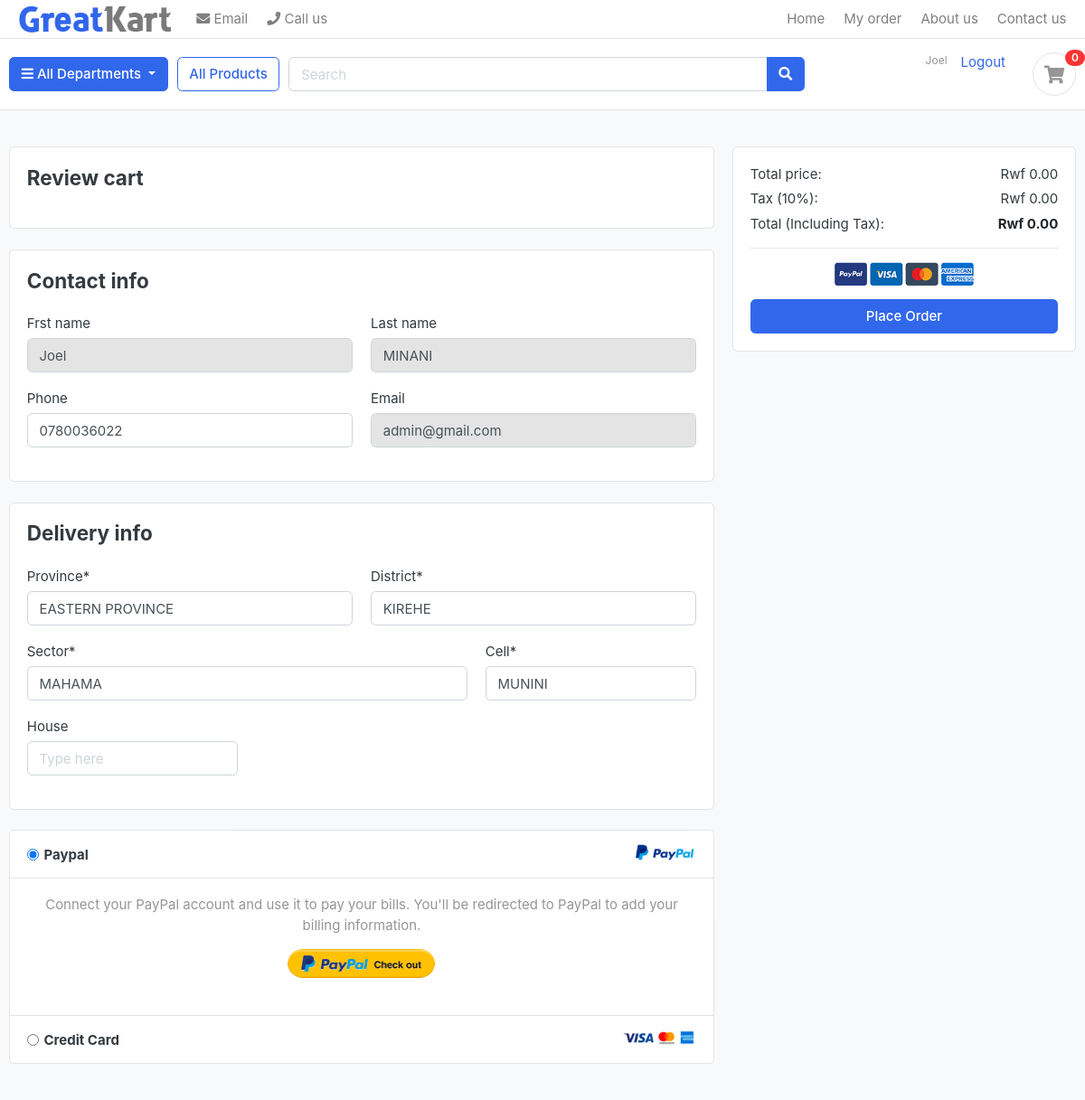
The page /place-order.php (signed in) on the database its author committed.
### tables this page shows
CREATE TABLE `users` (
  `id` int(11) NOT NULL,
  `firstname` varchar(255) NOT NULL,
  `lastname` varchar(255) NOT NULL,
  `email` varchar(255) NOT NULL,
  `gender` enum('Male','Female') NOT NULL,
  `province` varchar(255) NOT NULL,
  `district` varchar(255) NOT NULL,
  `sector` varchar(255) NOT NULL,
  `cell` varchar(255) NOT NULL,
  `phone` varchar(20) NOT NULL,
  `role` varchar(50) NOT NULL DEFAULT 'user',
  `password_hash` varchar(255) NOT NULL
);

### place-order.php (the view, shortened to what this page needs)
<?php
include 'components/user_header.php';
$user_id = $_SESSION['user_id'];
$user_query = $conn->prepare("SELECT * FROM users WHERE id = ?");
$user_query->bind_param("i", $user_id);
$user_query->execute();
$user_result = $user_query->get_result();
$user_data = $user_result->fetch_assoc();
$total_price = 0;
$tax_rate = 0.1;
$tax_amount = $total_price * $tax_rate;
?>
<section class="section-content padding-y bg">
<div class="container">
<div class="row">
		<main class="col-md-8">
<article class="card mb-4">
<div class="card-body">
    <h4 class="card-title mb-4">Review cart</h4>
</div>
</article>
<article class="card mb-4">
<div class="card-body">
	<h4 class="card-title mb-4">Contact info</h4>
	<form action="">
		<div class="row">
			<div class="form-group col-sm-6">
				<label>Frst name</label>
				<input type="text"  class="form-control" value="<?php echo htmlspecialchars($user_data['firstname']); ?>" readonly>
			</div>
			<div class="form-group col-sm-6">
				<label>Last name</label>
				<input type="text" value="<?php echo htmlspecialchars($user_data['lastname']); ?>" readonly class="form-control">
			</div>
			<div class="form-group col-sm-6">
				<label>Phone</label>
				<input type="text"  value="<?php echo htmlspecialchars($user_data['phone']); ?>" class="form-control">
			</div>
			<div class="form-group col-sm-6">
				<label>Email</label>
				<input type="email" value="<?php echo htmlspecialchars($user_data['email']); ?>" readonly class="form-control">
			</div>
		</div>
	</form>
</div>
</article>
<article class="card mb-4">
<div class="card-body">
	<h4 class="card-title mb-4">Delivery info</h4>
	<form action="">
		<div class="row">
				<div class="form-group col-sm-6">
					<label>Province*</label>
					<input type="text" value="<?php echo htmlspecialchars($user_data['province']); ?>" class="form-control">
				</div>
				<div class="form-group col-sm-6">
					<label>District*</label>
					<input type="text" value="<?php echo htmlspecialchars($user_data['district']); ?>" class="form-control">
				</div>
				<div class="form-group col-sm-8">
					<label>Sector*</label>
					<input type="text" value="<?php echo htmlspecialchars($user_data['sector']); ?>" class="form-control">
				</div>
				<div class="form-group col-sm-4">
					<label>Cell*</label>
					<input type="text" value="<?php echo htmlspecialchars($user_data['cell']); ?>" class="form-control">
				</div>
				<div class="form-group col-sm-4">
					<label>House</label>
					<input type="text" placeholder="Type here" class="form-control">
				</div>
		</div>
	</form>
</div>
</article>
<article class="accordion" id="accordion_pay">
	<div class="card">
		<header class="card-header">
			<img src="./images/misc/payment-paypal.png" class="float-right" height="24">
			<label class="form-check collapsed" data-toggle="collapse" data-target="#pay_paynet">
				<input class="form-check-input" name="payment-option" checked type="radio" value="option2">
				<h6 class="form-check-label">
					Paypal
				</h6>
			</label>
		</header>
		<div id="pay_paynet" class="collapse show" data-parent="#accordion_pay">
		<div class="card-body">
			<p class="text-center text-muted">Connect your PayPal account and use it to pay your bills. You'll be redirected to PayPal to add your billing information.</p>
			<p class="text-center">
				<a href="#"><img src="./images/misc/btn-paypal.png" height="32"></a>
				<br><br>
			</p>
		</div>
		</div>
	</div>
	<div class="card">
	<header class="card-header">
		<img src="./images/misc/payment-card.png" class="float-right" height="24">
		<label class="form-check" data-toggle="collapse" data-target="#pay_payme">
			<input class="form-check-input" name="payment-option" type="radio" value="option2">
			<h6 class="form-check-label"> Credit Card  </h6>
		</label>
	</header>
	</div>
</article>
		</main>
		<aside class="col-md-4">
        <div class="card">
            <div class="card-body">
                <dl class="dlist-align">
                    <dt>Total price:</dt>
                    <dd class="text-right">Rwf <?php echo number_format($total_price, 2); ?></dd>
                </dl>
                <dl class="dlist-align">
                    <dt>Tax (10%):</dt>
                    <dd class="text-right">Rwf <?php echo number_format($tax_amount, 2); ?></dd>
                </dl>
                <dl class="dlist-align">
                    <dt>Total (Including Tax):</dt>
                    <dd class="text-right text-dark b"><strong>Rwf <?php echo number_format($total_price + $tax_amount, 2); ?></strong></dd>
                </dl>
                <hr>
                <p class="text-center mb-3">
                    <img src="./images/misc/payments.png" height="26">
                </p>
                <a href="./place-order.html" class="btn btn-primary btn-block">Place Order</a>
            </div>
        </div>
    </aside>
	</div>
</div>
</section>
</body>
</html>

### components/user_header.php (shortened to what this page needs)
<?php
$is_logged_in = isset($_SESSION['user_id']);
$cart_count = isset($_SESSION['cart']) ? count($_SESSION['cart']) : 0;
?>
<!DOCTYPE HTML>
<html lang="en">
<head>
<link href="css/bootstrap.css" rel="stylesheet" type="text/css"/>
<link href="fonts/fontawesome
/css/all.min.css" type="text/css" rel="stylesheet">
<link href="css/ui.css" rel="stylesheet" type="text/css"/>
<link href="css/responsive.css" rel="stylesheet" media="only screen and (max-width: 1200px)" />
</head>
<body>
<header class="section-header">
<nav class="navbar p-md-0 navbar-expand-sm navbar-light border-bottom">
<div class="container">
  <div class="collapse navbar-collapse" id="navbarTop4">
    <div class="col-lg-2 col-md-3 col-6">
        <a href="./" class="brand-wrap">
            <img class="logo" src="./images/logo.png">
        </a>
    </div>
    <ul class="navbar-nav mr-auto">
        <li><a href="#" class="nav-link"> <i class="fa fa-envelope"></i> Email </a></li>
        <li><a href="#" class="nav-link"> <i class="fa fa-phone"></i> Call us </a></li>
    </ul>
    <ul class="navbar-nav">
        <li><a href="index.php" class="nav-link"> Home  </a></li>
        <?php if ($is_logged_in): ?>
            <li><a href="orders.php" class="nav-link"> My order</a></li>
        <?php endif; ?>
        <li><a href="about.php" class="nav-link"> About us </a></li>
        <li><a href="contact.php" class="nav-link"> Contact us</a></li>
    </ul>
  </div>
</div>
</nav>
<section class="header-main border-bottom">
    <div class="container">
        <div class="row align-items-center">
            <div class="col-lg col-sm col-md col-6 flex-grow-0">
                <div class="category-wrap dropdown d-inline-block float-right">
                    <button type="button" class="btn btn-primary dropdown-toggle" data-toggle="dropdown">
                        <i class="fa fa-bars"></i> All Departments
                    </button>
                </div>
            </div>
            <a href="products.php" class="btn btn-outline-primary">All Products</a>
            <div class="col-lg col-md-6 col-sm-12 col">
                <form action="#" class="search">
                    <div class="input-group w-100">
                        <input type="text" class="form-control" style="width:60%;" placeholder="Search">
                        <div class="input-group-append">
                          <button class="btn btn-primary" type="submit">
                            <i class="fa fa-search"></i>
                          </button>
                        </div>
                    </div>
                </form>
            </div>
            <div class="col-lg-3 col-sm-6 col-8 order-2 order-lg-3">
                <div class="d-flex justify-content-end mb-3 mb-lg-0">
                    <?php if ($is_logged_in): ?>
                        <small class="title text-muted"><?php echo htmlspecialchars($_SESSION['success']); ?></small>
                        <div class="pl-3">
                            <a href="logout.php">Logout</a>
                        </div>
                    <?php endif; ?>
                    <a href="cart.php" class="widget-header pl-3 ml-3">
                        <div class="icon icon-sm rounded-circle border"><i class="fa fa-shopping-cart"></i></div>
                        <span class="badge badge-pill badge-danger notify"><?php echo $cart_count; ?></span>
                    </a>
                </div>
            </div>
        </div>
    </div>
</section>
</header>
</body>
</html>

### css/ui.css (style rules this page uses)
html { font-family: "Inter", sans-serif; font-size: 15px; }
.icon-xs, .icon-sm, .icon-md, .icon-lg { display: inline-block; text-align: center; flex-shrink: 0; flex-grow: 0; }
.icon-sm { width: 48px; height: 48px; line-height: 48px !important; font-size: 20px; }
.padding-y { padding-top: 40px; padding-bottom: 40px; }
article:after, .form-group:after { display: block; clear: both; content: ""; }
.bg { background-color: #f8f9fa; }
.b { font-weight: 600; }
p:last-child { margin-bottom: 0; }
.header-main { position: relative; padding-top: 1rem; padding-bottom: 1rem; }
.brand-wrap .logo, .navbar-brand .logo { margin-right: 7px; max-height: 42px; display: inline-block; }
.widget-header { display: inline-block; vertical-align: middle; position: relative; }
.widget-header i { color: #969696; }
.widget-header .notify { position: absolute; top: -3px; right: -10px; }
[class*=dlist-] { margin-bottom: 5px; }
[class*=dlist-] dd { margin-bottom: 0; }
.dlist-align { display: flex; }
.dlist-align dt { width: 150px; word-wrap: break-word; font-weight: normal; }
.dlist-align dd { flex-grow: 1; }
.notify { position: absolute; top: -4px; right: -10px; display: inline-block; padding: 0.25em 0.6em; font-size: 12px; line-height: 1; text-align: center; border-radius: 3rem; color: #fff; background-color: #fa3434; }
.card-header .form-check { margin-bottom: 0; padding-top: 5px; padding-bottom: 5px; }

### rows shown on the page
users: firstname "Joel", lastname "MINANI", phone "0780036022", email "admin@gmail.com", province "EASTERN PROVINCE", district "KIREHE", sector "MAHAMA", cell "MUNINI"

### other values the page prints
$_SESSION['success'] "Joel"
$cart_count "0"
$total_price "0.00"
$tax_amount "0.00"
$total_price + $tax_amount "0.00"
